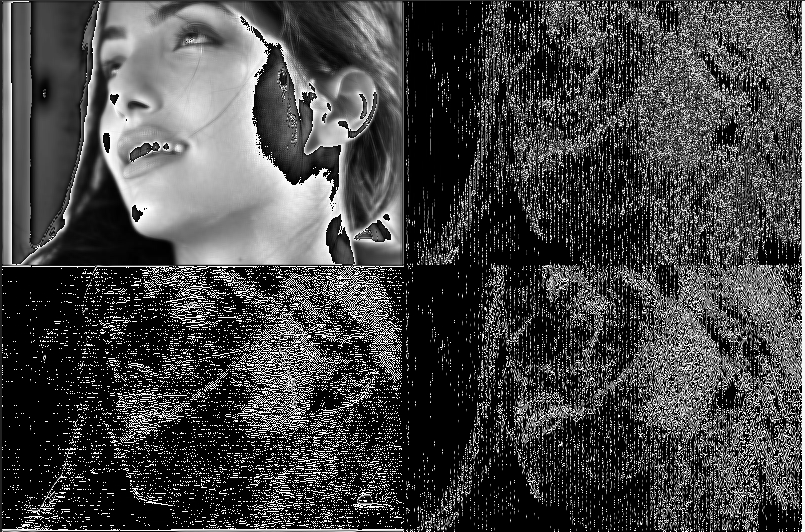
//> input picture CDF_9_7_risultati.PNG, 805 x 532 px
$ ./Haar_parallela CDF_9_7_risultati.PNG   (built with g++ and OpenCV 4)
//> lines starting //> are read from the running program, lines starting //| are printed output that depends on the picture
#include <opencv2/core/core.hpp>
#include <opencv2/highgui/highgui.hpp>
#include <opencv2/imgproc.hpp>
#include <iostream>
#include <math.h>
#include <omp.h>

using namespace cv;
using namespace std;

#define ZERO_VALUE (uchar)0


/*
________________________________________________Haar Transform_________________________________________________________
*/

Mat Haar_antitrasformata(Mat immagine_trasformata);


int main(int argc, char* argv[]) {
	const char* imgName = argv[1];
	Mat image = imread(imgName, IMREAD_GRAYSCALE);
//> image is the input picture: 532 rows x 805 cols, CV_8UC1; min 0, max 255, mean 68.7

	Mat dst = cv::Mat(image.rows,image.cols,CV_8UC1);
	int imageWidth = image.size().width;
//> imageWidth = 805
	int w = 0;
	int k = 0;

	double initial_time = 0, final_time = 0;
	int temp_row = 0;
	int temp_col = 0;

	int i=0;
	int j=0;

	temp_row = (image.rows);
//> temp_row = 532
	temp_col = (image.cols);
//> temp_col = 805

	w = (image.cols);
//> w = 805
	k = (image.rows);
//> k = 532

	double time_A=0,time_D=0,time_AA=0,time_DD=0;

	initial_time = omp_get_wtime();

	//immagine A e D
	omp_set_num_threads(omp_get_max_threads());
	time_A = omp_get_wtime();
	#pragma omp parallel for private(i,j) schedule(static)
	for (i = 0; i < temp_row; i++)
	{
		for (int j = 0; j < w/2; j++) {
			dst.at<uchar>(i, j) = (image.at<uchar>(i,2*j) + image.at<uchar>(i,2*j + 1)) / 2;

			dst.at<uchar>(i, j+(w/2)) = (image.at<uchar>(i,2*j) - image.at<uchar>(i,2*j+1))/2;
		}

		//printf("N Threads. %d, Thread ID %d\n",omp_get_num_threads(), omp_get_thread_num());
	}
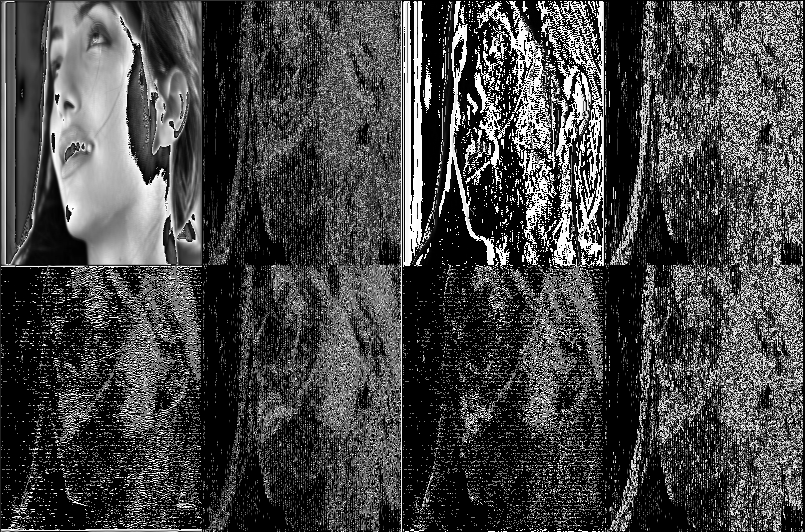
//> dst: 532 rows x 805 cols, CV_8UC1; min 0, max 255, mean 69
	time_D = omp_get_wtime();
	time_D -= time_A;
	#pragma omp for private(i,j) schedule(static)
	for (int i = 0; i < temp_row; i++) {
		for (int j = 0; j < temp_col; j++) {
			image.at<uchar>(i, j) = dst.at<uchar>(i, j);
		}
	}

	time_AA = omp_get_wtime();
	#pragma omp parallel for private(i,j) schedule(static)
	for (int i = 0; i < w; i++) {
		for (int j = 0; j < k/2; j++) {
			dst.at<uchar>(j, i) = (image.at<uchar>(2*j,i) + image.at<uchar>(2*j + 1, i)) / 2;
			dst.at<uchar>(j+(k/2), i) = (image.at<uchar>(2*j,i) - image.at<uchar>(2*j+1,i))/2;
		}
	}
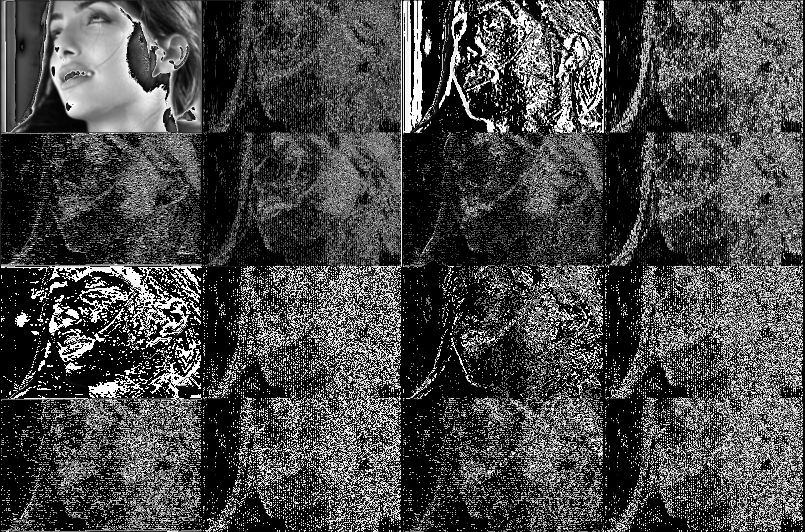
//> dst: 532 rows x 805 cols, CV_8UC1; min 0, max 255, mean 70.5
	time_DD = omp_get_wtime();
	time_DD -= time_AA;
	#pragma omp for private(i,j) schedule(static)
	for (int i = 0; i < w; i++) {
		for (int j = 0; j < k; j++) {
			image.at<uchar>(j, i) = dst.at<uchar>(j,i);
		}
	}

	final_time = omp_get_wtime();
	final_time -= initial_time;
	printf("time A e D: %lf \n", time_D);
	printf("time AA e DD: %lf \n", time_DD);


// [10 lines of commented-out code are left out]
	return 0;
}


Mat Haar_antitrasformata(Mat immagine_trasformata){

	Mat image_out = cv::Mat(immagine_trasformata.rows, immagine_trasformata.cols, CV_8UC1);

	Mat image_out_2 = cv::Mat(immagine_trasformata.rows, immagine_trasformata.cols, CV_8UC1);


	int k = immagine_trasformata.rows;
	int w = immagine_trasformata.cols;
 	int i,j;

	#pragma omp parallel for private(i,j) schedule(static)
	for(i=0;i<k/2;i++){
		for(j=0;j<w;j++){
			image_out.at<uchar>(2*i,j) = immagine_trasformata.at<uchar>(i,j) + immagine_trasformata.at<uchar>(i+(k/2),j);

			image_out.at<uchar>(2*i+1,j) = immagine_trasformata.at<uchar>(i,j) -  immagine_trasformata.at<uchar>(i+(k/2),j);

		}
	}

	#pragma omp parallel for private(i,j) schedule(static)
	for(i=0;i<k;i++){
		for(j=0;j<w/2;j++){
			image_out_2.at<uchar>(i,2*j) = image_out.at<uchar>(i,j) + image_out.at<uchar>(i,j+(w/2));

			image_out_2.at<uchar>(i,2*j+1) = image_out.at<uchar>(i,j) -  image_out.at<uchar>(i,j+(w/2));

		}
	}
	return image_out_2;

}

$ run again, on Haar_difference.PNG
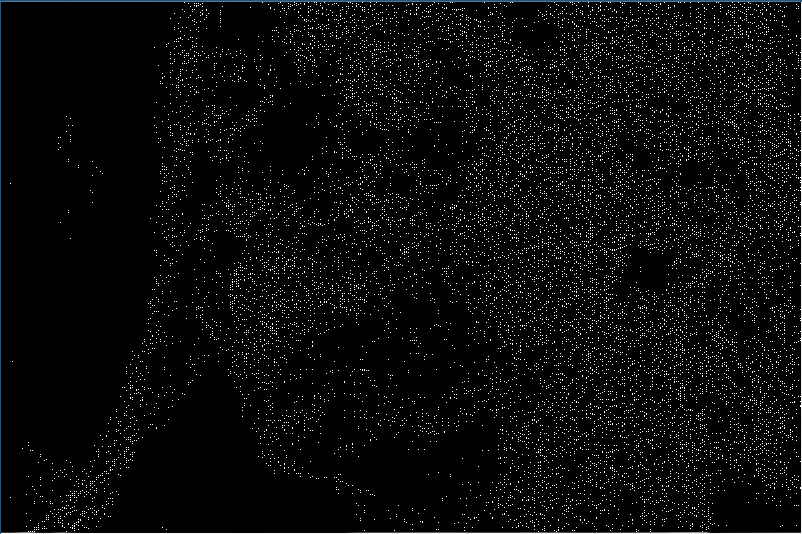
//> input picture Haar_difference.PNG, 802 x 534 px
//> after the loop `for (i = 0; i < temp_row; i++)`:
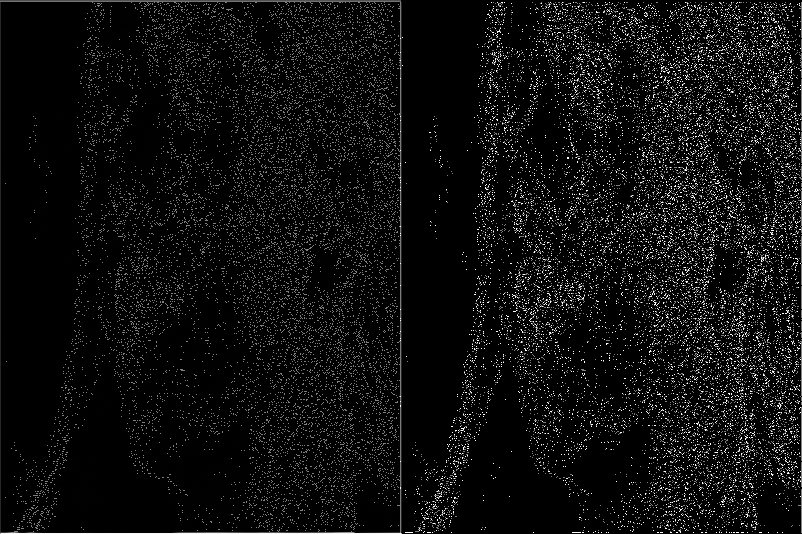
//> dst: 534 rows x 802 cols, CV_8UC1; min 0, max 255, mean 14.7
//> after the loop `for (int i = 0; i < w; i++)`:
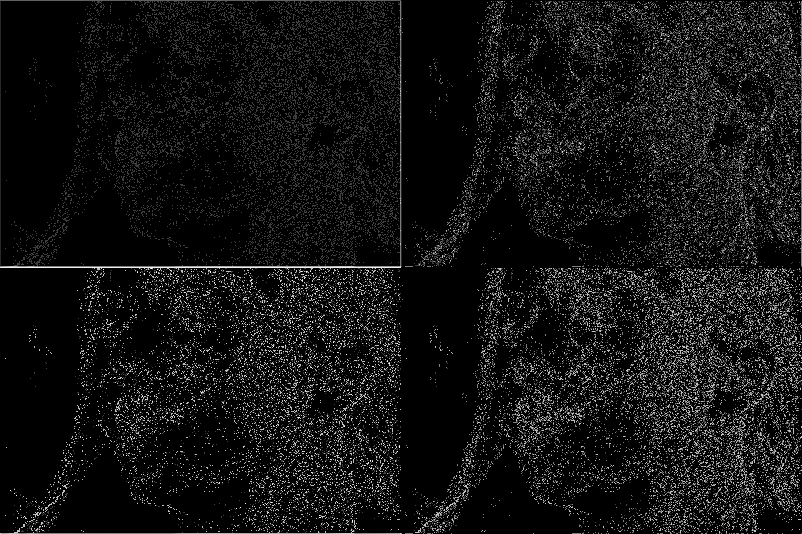
//> dst: 534 rows x 802 cols, CV_8UC1; min 0, max 255, mean 18.7

$ run again, on Haar_seriale.PNG
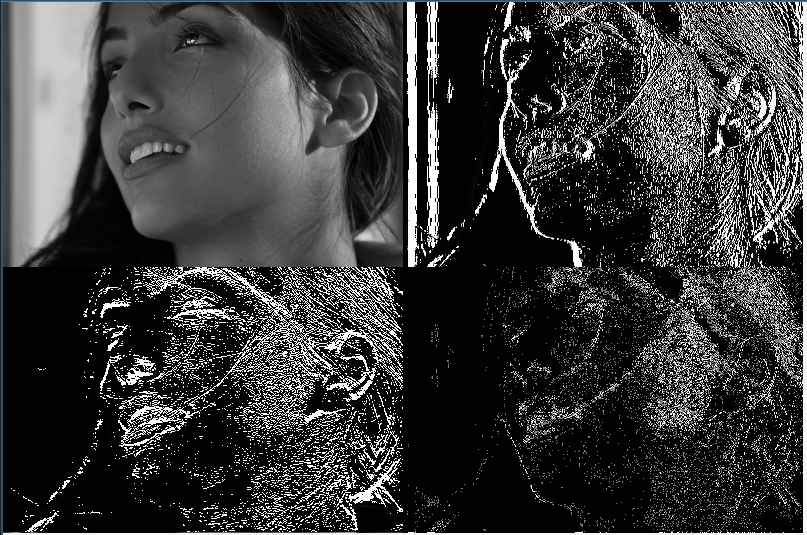
//> input picture Haar_seriale.PNG, 807 x 535 px
//> after the loop `for (i = 0; i < temp_row; i++)`:
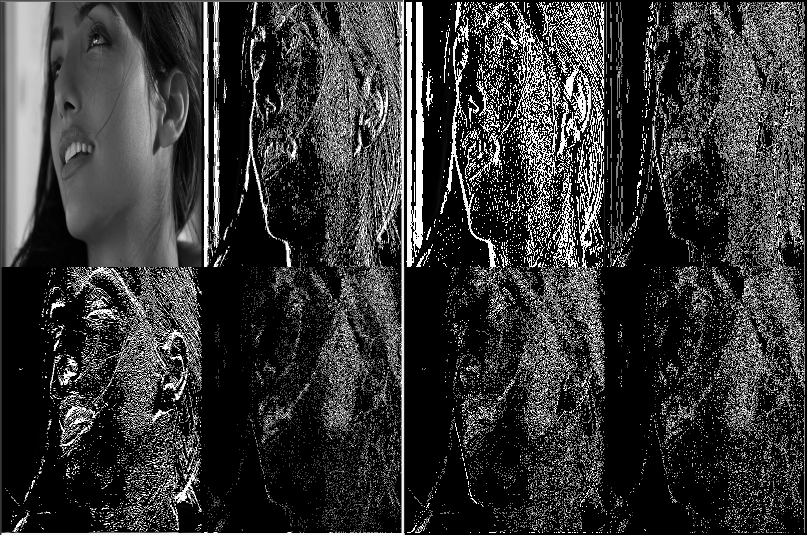
//> dst: 535 rows x 807 cols, CV_8UC1; min 0, max 255, mean 53.9
//> after the loop `for (int i = 0; i < w; i++)`:
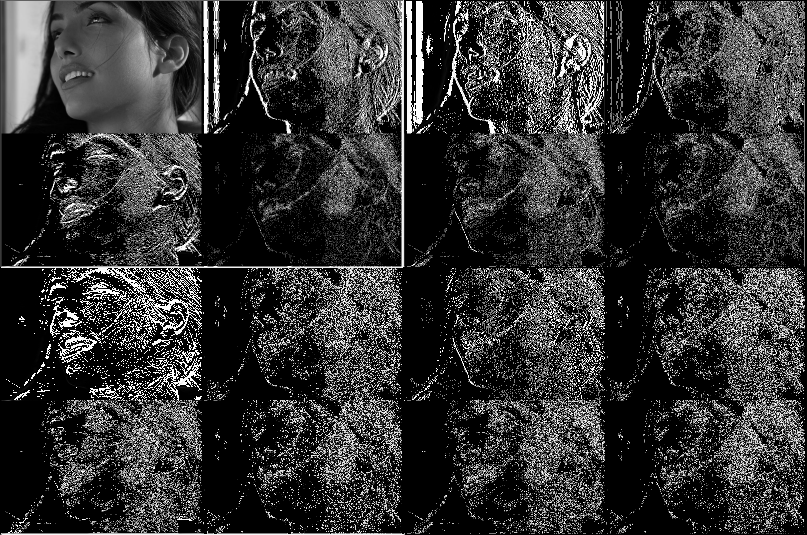
//> dst: 535 rows x 807 cols, CV_8UC1; min 0, max 255, mean 50.7
